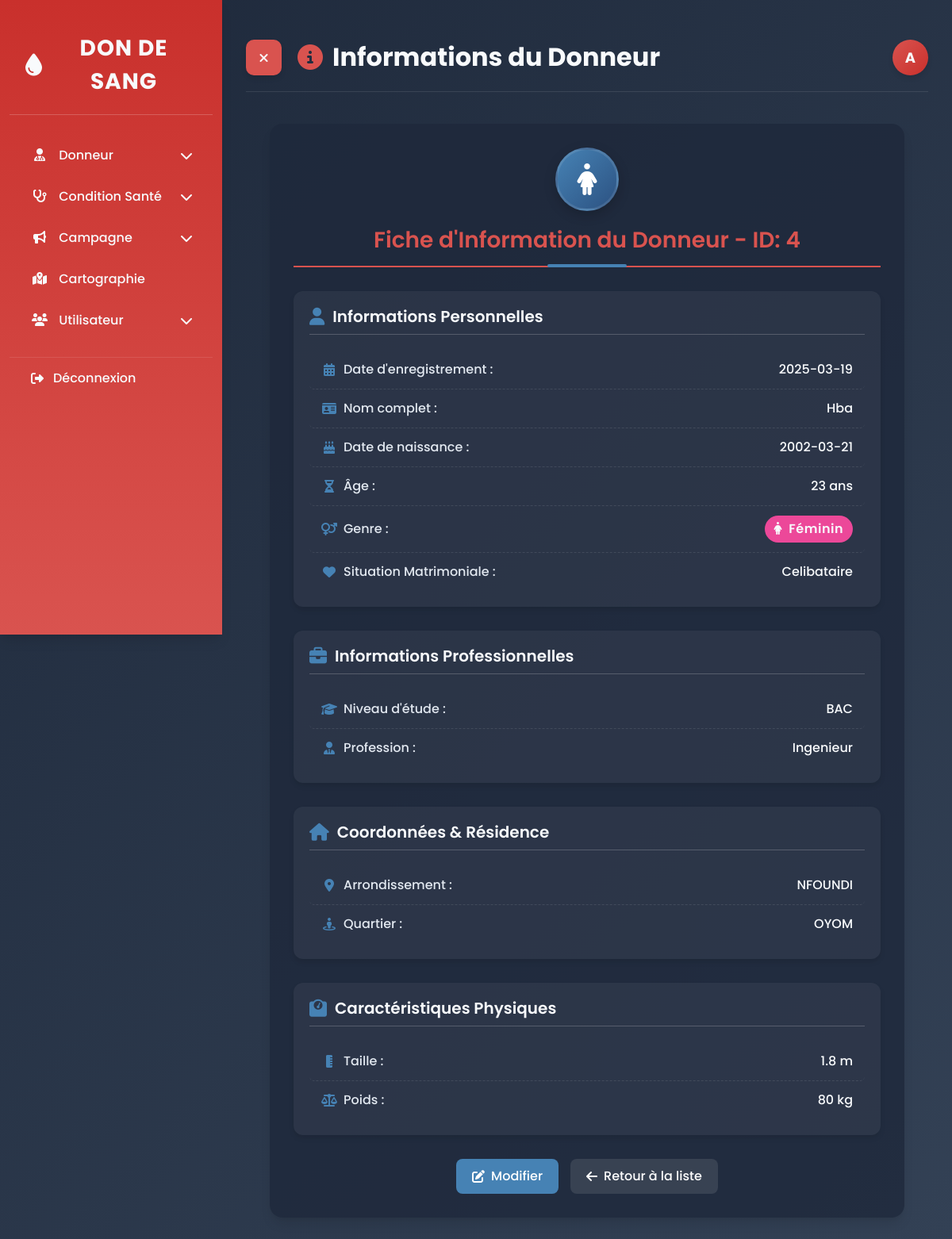
The app's page /index.php?action=info_donneur&id=4 (signed in) with its own data.
### tables this page shows
CREATE TABLE `donneurs` (
  `ID` int NOT NULL AUTO_INCREMENT,
  `Date_Remplissage` date NOT NULL,
  `Date_Naissance` date NOT NULL,
  `Niveau_Etude` varchar(50) DEFAULT NULL,
  `Genre` varchar(10) NOT NULL,
  `Taille` float DEFAULT NULL,
  `Poids` float DEFAULT NULL,
  `Situation_Matrimoniale` varchar(20) DEFAULT NULL,
  `Profession` varchar(50) DEFAULT NULL,
  `Arrondissement_Residence` varchar(50) DEFAULT NULL,
  `Quartier_Residence` varchar(50) DEFAULT NULL,
  `Age` int DEFAULT NULL,
  `nom` varchar(60) DEFAULT NULL,
  PRIMARY KEY (`ID`)
);

### controllers/DonneurController.php (called while the page is built, shortened)
<?php
require_once '../classes/Donneur.php';
class DonneurController {
    private $donneur;
    public function __construct() {
        $this->donneur = new Donneur();
    }
    public function afficherInfo($id) {
        $result = $this->donneur->lire($id, true);
    }
}
?>

### config/Database.php (called while the page is built, shortened)
<?php
class Database {
    private $host = "localhost";
    private $dbname = "gestion_donneurs";
    private $username = "root";
    private $password = "Keyce-2024";
    private $pdo;
    public function connect() {
        if ($this->pdo === null) {
            try {
                $this->pdo = new PDO(
                    "mysql:host={$this->host};dbname={$this->dbname};charset=utf8",
                    $this->username,
                    $this->password
                );
                $this->pdo->setAttribute(PDO::ATTR_ERRMODE, PDO::ERRMODE_EXCEPTION);
                $this->pdo->setAttribute(PDO::ATTR_DEFAULT_FETCH_MODE, PDO::FETCH_ASSOC);
            } catch (PDOException $e) {
                die("Erreur de connexion à la base de données : " . $e->getMessage());
            }
        }
        return $this->pdo;
    }
}
?>

### views/donneurs/info.php (the view, shortened to what this page needs)
<?php
$roleLetter = '';
switch ($_SESSION['utilisateur_role'] ?? 'inconnu') {
    case 'admin':
        $roleLetter = 'A';
        break;
}
?>
<!DOCTYPE html>
<html lang="fr">
<head>
    <link rel="stylesheet" href="https://cdnjs.cloudflare.com/ajax/libs/bootstrap/5.3.0/css/bootstrap.min.css">
    <link rel="stylesheet" href="https://cdnjs.cloudflare.com/ajax/libs/font-awesome/6.4.0/css/all.min.css">
</head>
<body>
    <div class="container-fluid">
        <div class="row">
            <div class="sidebar" id="sidebar">
                <div class="sidebar-header">
                    <div class="sidebar-logo">
                        <i class="fas fa-tint"></i> Don de Sang
                    </div>
                </div>
                <div class="sidebar-menu">
                    <div class="menu-item" id="menuDonneur">
                        <div>
                            <i class="fas fa-user-md menu-icon"></i> Donneur
                        </div>
                        <i class="fas fa-chevron-down"></i>
                    </div>
                    <div class="menu-item" id="menuConditionSanter">
                        <div>
                            <i class="fas fa-stethoscope menu-icon"></i> Condition Santé
                        </div>
                        <i class="fas fa-chevron-down"></i>
                    </div>
                    <div class="menu-item" id="menuCampagne">
                        <div>
                            <i class="fas fa-bullhorn menu-icon"></i> Campagne
                        </div>
                        <i class="fas fa-chevron-down"></i>
                    </div>
                    <div class="menu-item" id="menuCartographie">
                        <div>
                            <a href="index.php?action=cartographie_donneurs" style="color: var(--white); text-decoration: none;">
                                <i class="fas fa-map-marked-alt menu-icon"></i> Cartographie
                            </a>
                        </div>
                    </div>
                    <?php if (isset($_SESSION['utilisateur_role']) && $_SESSION['utilisateur_role'] === 'admin'): ?>
                        <div class="menu-item" id="menuUtilisateur">
                            <div>
                                <i class="fas fa-users menu-icon"></i> Utilisateur
                            </div>
                            <i class="fas fa-chevron-down"></i>
                        </div>
                    <?php endif; ?>
                    <div class="logout-item">
                        <a href="index.php?action=deconnecter">
                            <i class="fas fa-sign-out-alt"></i> Déconnexion
                        </a>
                    </div>
                </div>
            </div>
            <div class="main-content" id="mainContent">
                <div class="page-header">
                    <div style="display: flex; align-items: center;">
                        <button id="sidebarToggle" aria-label="Toggle Sidebar">
                            <i class="fas fa-bars"></i>
                        </button>
                        <h1><i class="fas fa-info-circle"></i> Informations du Donneur</h1>
                    </div>
                    <div class="user-circle" data-bs-toggle="modal" data-bs-target="#userInfoModal">
                        <?php echo htmlspecialchars($roleLetter); ?>
                    </div>
                </div>
                <?php if (isset($donneur) && is_array($donneur) && !empty($donneur)): ?>
                    <div class="document-container">
                        <div class="document-card">
                            <div class="donor-avatar">
                                <i class="<?php echo htmlspecialchars($donneur['Genre'] ?? '') == 'M' ? 'fas fa-male' : 'fas fa-female'; ?>"></i>
                            </div>
                            <div class="document-header">
                                <h2>
                                    Fiche d'Information du Donneur - ID: <?php echo htmlspecialchars($donneur['ID'] ?? 'N/A'); ?>
                                </h2>
                            </div>
                            <div class="document-section">
                                <h3><i class="fas fa-user"></i> Informations Personnelles</h3>
                                <div class="document-item">
                                    <span class="document-label"><i class="fas fa-calendar-alt"></i> Date d'enregistrement :</span>
                                    <span class="document-value"><?php echo htmlspecialchars($donneur['Date_Remplissage'] ?? 'Non spécifié'); ?></span>
                                </div>
                                <div class="document-item">
                                    <span class="document-label"><i class="fas fa-id-card"></i> Nom complet :</span>
                                    <span class="document-value"><?php echo htmlspecialchars($donneur['nom'] ?? 'Non spécifié'); ?></span>
                                </div>
                                <div class="document-item">
                                    <span class="document-label"><i class="fas fa-birthday-cake"></i> Date de naissance :</span>
                                    <span class="document-value"><?php echo htmlspecialchars($donneur['Date_Naissance'] ?? 'Non spécifié'); ?></span>
                                </div>
                                <div class="document-item">
                                    <span class="document-label"><i class="fas fa-hourglass-half"></i> Âge :</span>
                                    <span class="document-value"><?php echo htmlspecialchars($donneur['Age'] ?? 'Non spécifié') . ' ans'; ?></span>
                                </div>
                                <div class="document-item">
                                    <span class="document-label"><i class="fas fa-venus-mars"></i> Genre :</span>
                                    <span class="document-value">
                                        <?php echo htmlspecialchars($donneur['Genre'] ?? '') == 'M' ?
                                            '<span class="status-badge" style="background-color: #3b82f6;"><i class="fas fa-male me-1"></i> Masculin</span>' :
                                            '<span class="status-badge" style="background-color: #ec4899;"><i class="fas fa-female me-1"></i> Féminin</span>';
                                        ?>
                                    </span>
                                </div>
                                <div class="document-item">
                                    <span class="document-label"><i class="fas fa-heart"></i> Situation Matrimoniale :</span>
                                    <span class="document-value"><?php echo htmlspecialchars($donneur['Situation_Matrimoniale'] ?? 'Non spécifié'); ?></span>
                                </div>
                            </div>
                            <div class="document-section">
                                <h3><i class="fas fa-briefcase"></i> Informations Professionnelles</h3>
                                <div class="document-item">
                                    <span class="document-label"><i class="fas fa-graduation-cap"></i> Niveau d'étude :</span>
                                    <span class="document-value"><?php echo htmlspecialchars($donneur['Niveau_Etude'] ?? 'Non spécifié'); ?></span>
                                </div>
                                <div class="document-item">
                                    <span class="document-label"><i class="fas fa-user-tie"></i> Profession :</span>
                                    <span class="document-value"><?php echo htmlspecialchars($donneur['Profession'] ?? 'Non spécifié'); ?></span>
                                </div>
                            </div>
                            <div class="document-section">
                                <h3><i class="fas fa-home"></i> Coordonnées & Résidence</h3>
                                <div class="document-item">
                                    <span class="document-label"><i class="fas fa-map-marker-alt"></i> Arrondissement :</span>
                                    <span class="document-value"><?php echo htmlspecialchars($donneur['Arrondissement_Residence'] ?? 'Non spécifié'); ?></span>
                                </div>
                                <div class="document-item">
                                    <span class="document-label"><i class="fas fa-street-view"></i> Quartier :</span>
                                    <span class="document-value"><?php echo htmlspecialchars($donneur['Quartier_Residence'] ?? 'Non spécifié'); ?></span>
                                </div>
                            </div>
                            <div class="document-section">
                                <h3><i class="fas fa-weight"></i> Caractéristiques Physiques</h3>
                                <div class="document-item">
                                    <span class="document-label"><i class="fas fa-ruler-vertical"></i> Taille :</span>
                                    <span class="document-value"><?php echo isset($donneur['Taille']) ? htmlspecialchars($donneur['Taille']) . ' m' : 'Non spécifié'; ?></span>
                                </div>
                                <div class="document-item">
                                    <span class="document-label"><i class="fas fa-balance-scale"></i> Poids :</span>
                                    <span class="document-value"><?php echo isset($donneur['Poids']) ? htmlspecialchars($donneur['Poids']) . ' kg' : 'Non spécifié'; ?></span>
                                </div>
                            </div>
                            <div class="donor-actions">
                                <a href="index.php?action=modifier_donneur&id=<?php echo htmlspecialchars($donneur['ID'] ?? ''); ?>" class="action-edit">
                                    <i class="fas fa-edit"></i> Modifier
                                </a>
                                <a href="index.php?action=lister_donneurs" class="action-return">
                                    <i class="fas fa-arrow-left"></i> Retour à la liste
                                </a>
                            </div>
                        </div>
                    </div>
                <?php endif; ?>
            </div>
        </div>
    </div>
</body>
</html>

### records on screen
donneurs: ID "4", Date_Remplissage "2025-03-19", nom "Hba", Date_Naissance "2002-03-21", Age "23", Situation_Matrimoniale "Celibataire", Niveau_Etude "BAC", Profession "Ingenieur", Arrondissement_Residence "NFOUNDI", Quartier_Residence "OYOM", Taille "1.8", Poids "80"

### other values on screen
$roleLetter "A"
